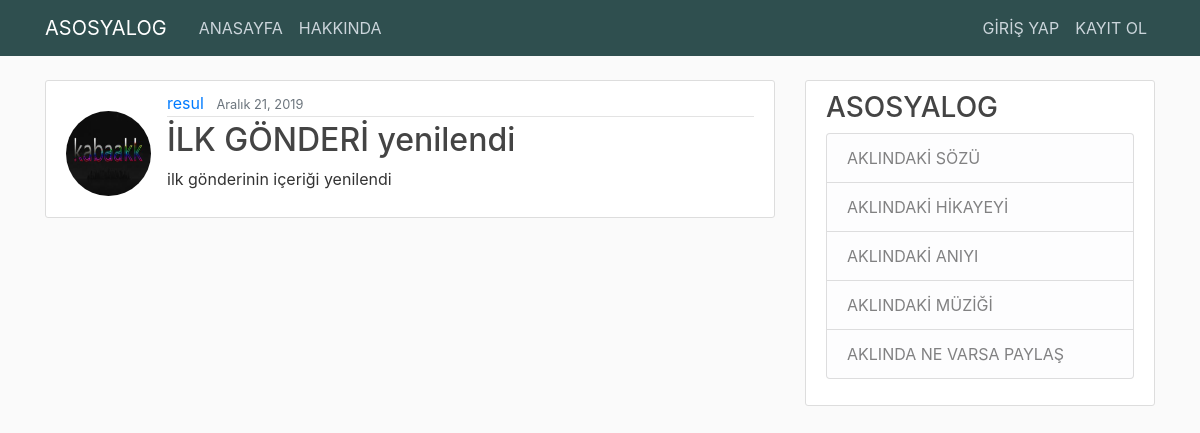
The app's page /post/1/ with its own data.
### blog/models.py (models this page shows, shortened)
class Post(models.Model):
    title = models.CharField(max_length=100)
    content = models.TextField()
    date_posted = models.DateTimeField(default=timezone.now)
    author = models.ForeignKey(User, on_delete=models.CASCADE)

### users/models.py (models this page shows, shortened)
class Profile(models.Model):
    user = models.OneToOneField(User, on_delete=models.CASCADE)
    image = models.ImageField(default='default.jpg', upload_to='profile_pics')

### blog/views.py (the view)
# urls.py: path('post/<int:pk>/', PostDetailView.as_view(), name='post-detail'),
class PostDetailView(DetailView):
    model = Post

### blog/templates/blog/post_detail.html (shortened to what this page needs)
{% extends "blog/base.html" %}
{% block content %}
   <article class="media content-section">
     <img class="rounded-circle article-img" src="{{ object.author.profile.image.url }}">
     <div class="media-body">
       <div class="article-metadata">
         <a class="mr-2" href="{% url 'user-posts' object.author.username %}">{{ object.author }}</a>
         <small class="text-muted">{{ object.date_posted|date:"F d, Y" }}</small>
       </div>
        <h2 class="article-title">{{ object.title }}</h2>
        <p class="article-content">{{ object.content }}</p>
     </div>
   </article>
{% endblock content %}

### blog/static/blog/main.css (style rules this page uses)
body { background: #fafafa; color: #333333; margin-top: 5rem; }
h1, h2, h3, h4, h5, h6 { color: #444444; }
.content-section { background: #ffffff; padding: 10px 20px; border: 1px solid #dddddd; border-radius: 3px; margin-bottom: 20px; }
.article-title { color: #444444; }
.article-content { white-space: pre-line; }
.article-img { margin-top:20px; height: 85px; width: 85px; margin-right: 16px; }
.article-metadata { padding-bottom: 1px; margin-bottom: 4px; border-bottom: 1px solid #e3e3e3 }

### records on screen
Post: author.profile.image (picture), author "resul", date_posted "Aralık 21, 2019", title "İLK GÖNDERİ yenilendi", content "ilk gönderinin içeriği yenilendi"
